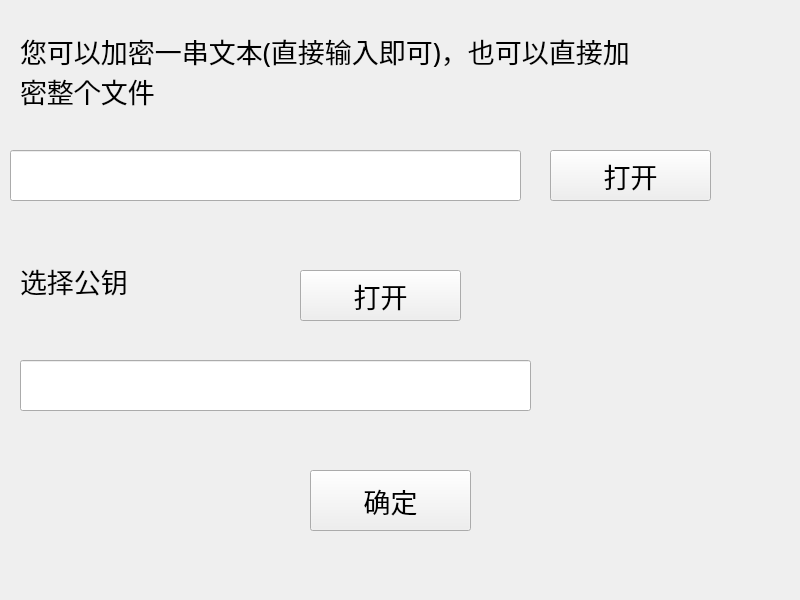
<?xml version="1.0" encoding="UTF-8"?>
<ui version="4.0">
 <class>hashSum</class>
 <widget class="QWidget" name="hashSum">
  <property name="geometry">
   <rect>
    <x>0</x>
    <y>0</y>
    <width>800</width>
    <height>600</height>
   </rect>
  </property>
  <property name="windowTitle">
   <string>RSA加密</string>
  </property>
  <widget class="QLabel" name="label">
   <property name="geometry">
    <rect>
     <x>20</x>
     <y>30</y>
     <width>621</width>
     <height>81</height>
    </rect>
   </property>
   <property name="font">
    <font>
     <family>隶书</family>
     <pointsize>20</pointsize>
    </font>
   </property>
   <property name="text">
    <string>您可以加密一串文本(直接输入即可)，也可以直接加密整个文件</string>
   </property>
   <property name="wordWrap">
    <bool>true</bool>
   </property>
  </widget>
  <widget class="QLineEdit" name="inputFile">
   <property name="geometry">
    <rect>
     <x>10</x>
     <y>150</y>
     <width>511</width>
     <height>51</height>
    </rect>
   </property>
  </widget>
  <widget class="QPushButton" name="selectFile">
   <property name="geometry">
    <rect>
     <x>550</x>
     <y>150</y>
     <width>161</width>
     <height>51</height>
    </rect>
   </property>
   <property name="font">
    <font>
     <family>幼圆</family>
     <pointsize>20</pointsize>
    </font>
   </property>
   <property name="text">
    <string>打开</string>
   </property>
  </widget>
  <widget class="QPushButton" name="fire">
   <property name="geometry">
    <rect>
     <x>310</x>
     <y>470</y>
     <width>161</width>
     <height>61</height>
    </rect>
   </property>
   <property name="font">
    <font>
     <family>等线</family>
     <pointsize>20</pointsize>
    </font>
   </property>
   <property name="text">
    <string>确定</string>
   </property>
  </widget>
  <widget class="QPushButton" name="selectpublicKey">
   <property name="geometry">
    <rect>
     <x>300</x>
     <y>270</y>
     <width>161</width>
     <height>51</height>
    </rect>
   </property>
   <property name="font">
    <font>
     <family>幼圆</family>
     <pointsize>20</pointsize>
    </font>
   </property>
   <property name="text">
    <string>打开</string>
   </property>
  </widget>
  <widget class="QLabel" name="label_2">
   <property name="geometry">
    <rect>
     <x>20</x>
     <y>220</y>
     <width>231</width>
     <height>121</height>
    </rect>
   </property>
   <property name="font">
    <font>
     <family>楷体</family>
     <pointsize>20</pointsize>
    </font>
   </property>
   <property name="text">
    <string>选择公钥</string>
   </property>
  </widget>
  <widget class="QLineEdit" name="publicKey_dir">
   <property name="geometry">
    <rect>
     <x>20</x>
     <y>360</y>
     <width>511</width>
     <height>51</height>
    </rect>
   </property>
  </widget>
 </widget>
 <resources/>
 <connections/>
</ui>
